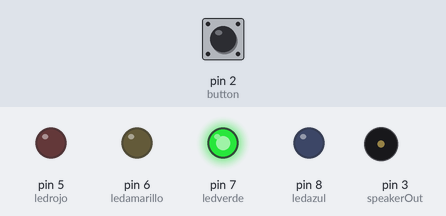
A sketch run on a simulated Arduino Uno, built with avr-gcc and run on an emulated ATmega328P. Shown: output pins drawn as LEDs (lit = HIGH), buzzer (waves = sounding). The test bench sets the inputs (shaded band); at power-on: pin 2 (button) LOW. Pins used as bus, display or sensor lines are not drawn.

Above: at 1.2 s.
1.3 s: pin 2 (button) pulled HIGH for 0.15 s
At 4.1 s:
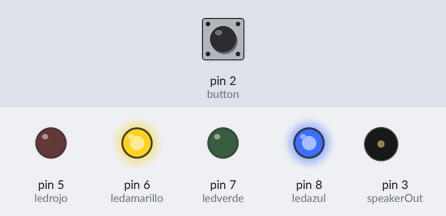
At 5.0 s:
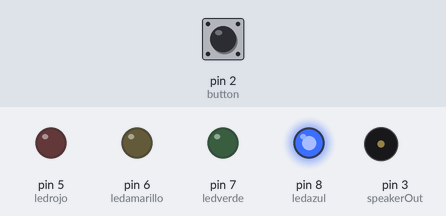
Timing chart, 0 to 30.8 s (numbered marks = the images above; inputs shaded):
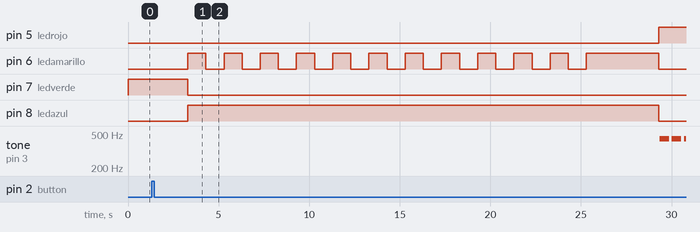

The sketch:

Sema_foroStarsWars-GrupoH.ino
```cpp
#define  c3    7634 		//Definimos la frecuencia de cada nota musical.
#define  d3    6803
#define  e3    6061
#define  f3    5714
#define  g3    5102
#define  a3    4545
#define  b3    4049
#define  c4    3816    // 261 Hz
#define  d4    3401    // 294 Hz
#define  e4    3030    // 329 Hz
#define  f4    2865    // 349 Hz
#define  g4    2551    // 392 Hz
#define  a4    2272    // 440 Hz
#define  a4s   2146
#define  b4    2028    // 493 Hz
#define  c5    1912    // 523 Hz
#define  d5    1706
#define  d5s   1608
#define  e5    1517    // 659 Hz
#define  f5    1433    // 698 Hz
#define  g5    1276
#define  a5    1136
#define  a5s   1073
#define  b5    1012
#define  c6    955
#define  R     0

// Marcha Imperial
int melody1[] = {  a4, R,  a4, R,  a4, R,  f4, R, c5, R,  a4, R,  f4, R, c5, R, a4, R,  e5, R,  e5, R,  e5, R,  f5, R, c5, R,  g5, R,  f5, R,  c5, R, a4, R};
int beats1[]  = {  50, 20, 50, 20, 50, 20, 40, 5, 20, 5,  60, 10, 40, 5, 20, 5, 60, 80, 50, 20, 50, 20, 50, 20, 40, 5, 20, 5,  60, 10, 40, 5,  20, 5, 60, 40};

// Melodía Star Wars Clásica
int melody2[] = {  f4,  f4, f4,  a4s,   f5,  d5s,  d5,  c5, a5s, f5, d5s,  d5,  c5, a5s, f5, d5s, d5, d5s,   c5};
int beats2[]  = {  21,  21, 21,  128,  128,   21,  21,  21, 128, 64,  21,  21,  21, 128, 64,  21, 21,  21, 128 };


int button =2;		//Definimos todos los valores necesarios, leds, boton...
int speakerpin=3;
int ledrojo=5;
int ledamarillo =6;
int ledverde=7;
int ledazul=8;
int val=0;		//Esta variable la usamos para leer el valor del boton.
int MAX_COUNT = sizeof(melody1) / 2; //Variables para la melodía.
long tempo = 10000;
int pause = 1000;
int rest_count = 50;
int toneM = 0;
int beat = 0;
long duration  = 0;
int potVal = 0;
int speakerOut = 3; //Buzzer, altavoz.

void setup()
{
  Serial.begin(9600);		//Abre el puerto serie, velocidad 9600 bps.
  pinMode(button, INPUT);	//Definimos el botón como única entrada.
  pinMode(ledrojo, OUTPUT);	//Definimos los leds y el buzzer como salidas.
  pinMode(ledamarillo, OUTPUT);
  pinMode(ledverde, OUTPUT);
  pinMode(ledazul, OUTPUT);
  pinMode(speakerOut, OUTPUT);
}

void playTone() {		//Procedimiento para hacer la base de la melodía

long elapsed_time = 0;
if (toneM > 0) {
while (elapsed_time < duration) {
digitalWrite(speakerOut,HIGH); //Encender el buzzer
delayMicroseconds(toneM / 2);
digitalWrite(speakerOut, LOW); //Apagar el buzzer
delayMicroseconds(toneM / 2);
elapsed_time += (toneM);
       }
} else {
for (int j = 0; j < rest_count; j++) {
delayMicroseconds(duration);
}
}
}


void suenamelodia() {    //Procedimiento que define la melodía, los tiempos...
// Melodia 1


for (int i=0; i<MAX_COUNT; i++) {
toneM = melody1[i];
beat = beats1[i];
duration = beat * tempo;
playTone();
delayMicroseconds(pause);
}
// Melodía 2
MAX_COUNT = sizeof(melody2) / 2;
for (int i = 0; i < MAX_COUNT; i++) {
toneM = melody2[i];
beat = beats2[i];
duration = beat * tempo;
playTone();
delayMicroseconds(pause);
}
}

void loop()
{
  digitalWrite(ledverde, HIGH);		//Led verde encendido
  val= digitalRead(button);		//Leemos el valor del boton
   if (val==HIGH){				//Si el botón está encendido
   	delay(2000);
   	digitalWrite(ledverde, LOW);		//Apagamos el led verde
   	digitalWrite(ledazul, HIGH);		//Encendemos el led azul
      	for (int i= 0; i < 11; i++) {
       		digitalWrite(ledamarillo, HIGH);	//Durante la duración del bucle for
       		delay(1000);				//El led amarillo en intermitencia
       		digitalWrite(ledamarillo, LOW);
  			delay(1000);
      		}
    	 digitalWrite(ledamarillo, HIGH);		//Encendemos el led amarillo fijo
    	delay(4000);
    	digitalWrite(ledamarillo, LOW);		//Apagamos el led amarillo
    	digitalWrite(ledazul, LOW);			//Apagamos el lez azul
    	digitalWrite(ledrojo, HIGH);			//Encendemos el led rojo
    	suenamelodia();		//Llamamos al procedimiento que empieza la melodía
    	digitalWrite(ledrojo, LOW);		//Apagamos el led rojo
   }
}
```

Measured:
- after the input at 1.3 s, pin 5 (ledrojo): LOW → HIGH after 28.0 s; pin 6 (ledamarillo): goes 11 × (HIGH 1.0 s, LOW 1.0 s), HIGH 4.0 s, then LOW, starting after 2.0 s
